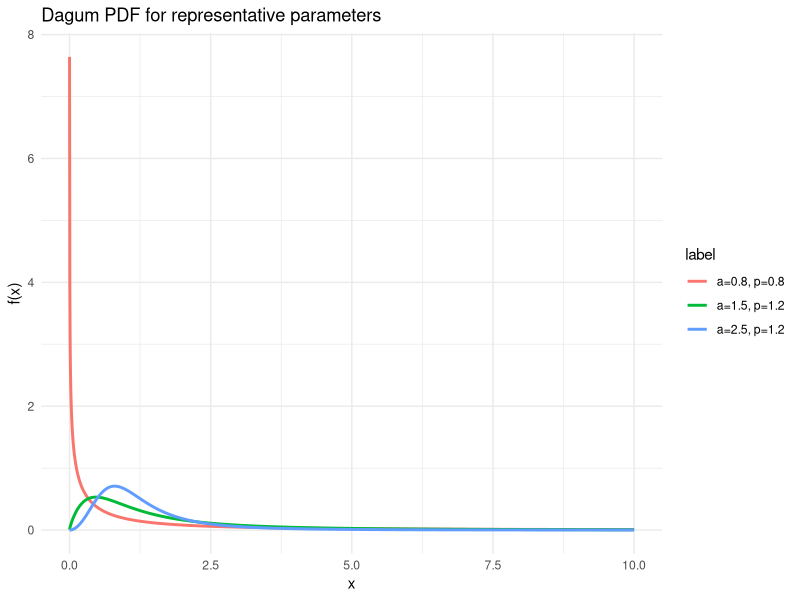
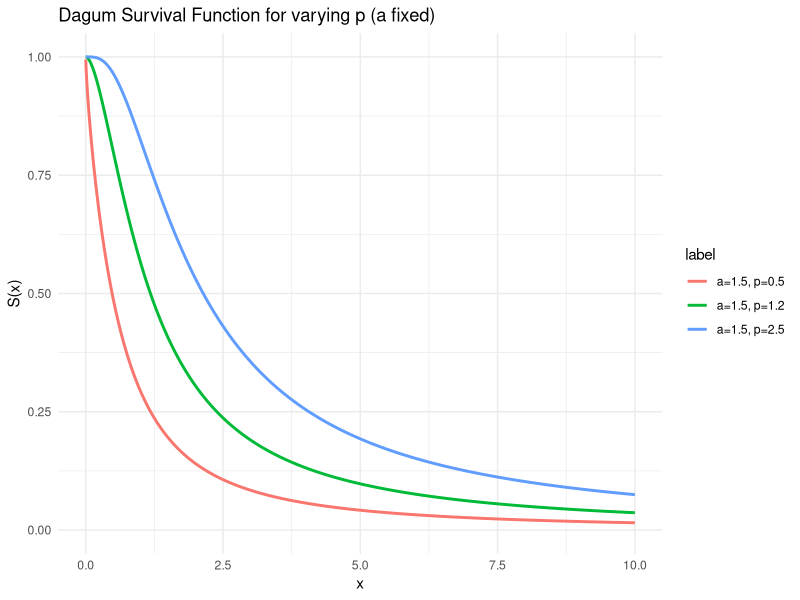
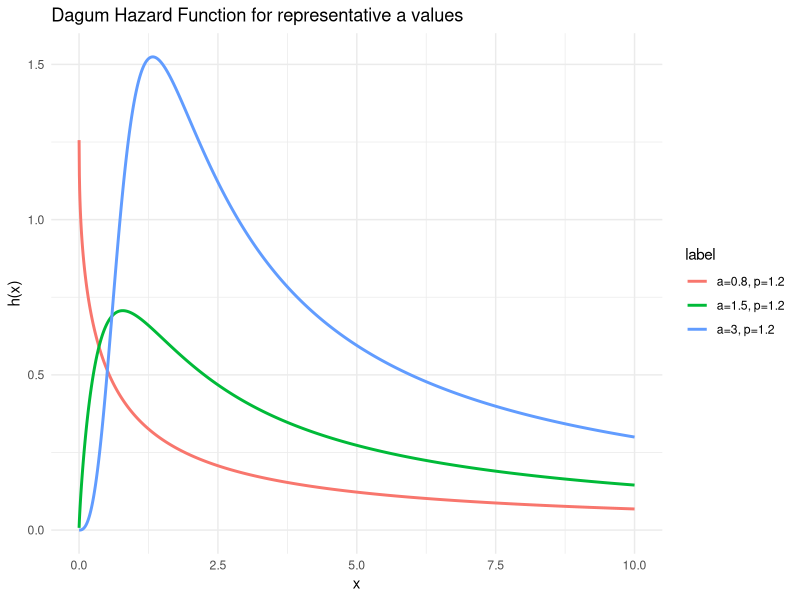

These charts were generated, in order, by the following R code:
# plot_dagum_figures.R
library(ggplot2)
library(gridExtra)

# dagum functions (consistent with your implementation)
dagum_pdf <- function(x, a, b, p) {
  (a * p / x) * (x/b)^(a * p) * (1 + (x/b)^a)^(-(p + 1))
}
dagum_cdf <- function(x, a, b, p) {
  (1 + (b/x)^a)^(-p)
}
dagum_surv <- function(x, a, b, p) {
  1 - dagum_cdf(x, a, b, p)
}
dagum_hazard <- function(x, a, b, p) {
  f <- dagum_pdf(x, a, b, p)
  S <- dagum_surv(x, a, b, p)
  f / S
}

x <- seq(1e-3, 10, length.out = 2000)

# Choose representative parameter sets
b <- 1.0
param_sets_pdf <- list(
  c(a=0.8, b=b, p=0.8),
  c(a=1.5, b=b, p=1.2),
  c(a=2.5, b=b, p=1.2)
)

df_pdf <- do.call(rbind, lapply(param_sets_pdf, function(ps) {
  data.frame(x = x, y = dagum_pdf(x, ps['a'], ps['b'], ps['p']),
             a = ps['a'], p = ps['p'])
}))
df_pdf$label <- paste0("a=", df_pdf$a, ", p=", df_pdf$p)

p_pdf <- ggplot(df_pdf, aes(x=x, y=y, color=label)) +
  geom_line(size=1) +
  xlim(0, 10) + ylim(0, NA) +
  labs(title="Dagum PDF for representative parameters", x="x", y="f(x)") +
  theme_minimal()

# Survival plots: vary p
param_sets_surv <- list(
  c(a=1.5, b=b, p=0.5),
  c(a=1.5, b=b, p=1.2),
  c(a=1.5, b=b, p=2.5)
)
df_surv <- do.call(rbind, lapply(param_sets_surv, function(ps) {
  data.frame(x = x, S = dagum_surv(x, ps['a'], ps['b'], ps['p']),
             a = ps['a'], p = ps['p'])
}))
df_surv$label <- paste0("a=", df_surv$a, ", p=", df_surv$p)

p_surv <- ggplot(df_surv, aes(x=x, y=S, color=label)) +
  geom_line(size=1) +
  xlim(0, 10) + ylim(0, 1) +
  labs(title="Dagum Survival Function for varying p (a fixed)", x="x", y="S(x)") +
  theme_minimal()

# Hazard plots: show different hazard shapes
param_sets_hazard <- list(
  c(a=0.8, b=b, p=1.2),
  c(a=1.5, b=b, p=1.2),
  c(a=3.0, b=b, p=1.2)
)
df_hz <- do.call(rbind, lapply(param_sets_hazard, function(ps) {
  hz <- dagum_hazard(x, ps['a'], ps['b'], ps['p'])
  data.frame(x = x, h = hz, a = ps['a'], p = ps['p'])
}))
df_hz$label <- paste0("a=", df_hz$a, ", p=", df_hz$p)

p_hz <- ggplot(df_hz, aes(x=x, y=h, color=label)) +
  geom_line(size=1) +
  xlim(0, 10) + ylim(0, NA) +
  labs(title="Dagum Hazard Function for representative a values", x="x", y="h(x)") +
  theme_minimal()

# Save as PNGs (high resolution)
ggsave("dagum_pdf_param_sets.png", p_pdf, width = 9, height = 5, dpi = 300)
ggsave("dagum_survival_param_sets.png", p_surv, width = 9, height = 5, dpi = 300)
ggsave("dagum_hazard_param_sets.png", p_hz, width = 9, height = 5, dpi = 300)

cat("Plots generated: dagum_pdf_param_sets.png, dagum_survival_param_sets.png, dagum_hazard_param_sets.png\n")
